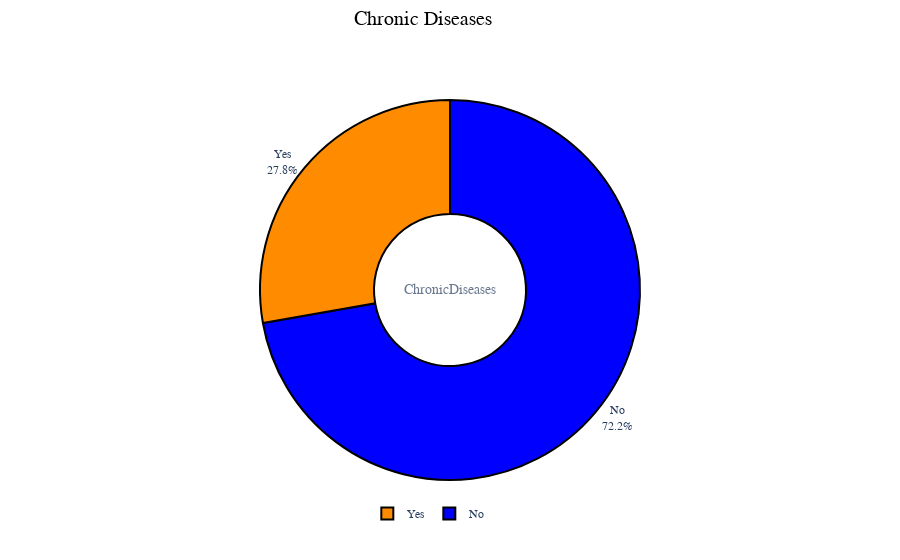

Notebook cell for this chart:
### Code cell
data['ChronicDiseases'].replace({0:'No',1:'Yes'},inplace=True)

fig = go.Figure(data=[go.Pie(labels=data['ChronicDiseases'], hole=.4)])
fig.add_annotation(text='ChronicDiseases',
                   x=0.5,y=0.5,showarrow=False,font_size=14,opacity=0.7,font_family='monospace')
fig.update_traces(hoverinfo='label+percent+value',
                  marker=dict(colors=['darkorange','blue'], line=dict(color='#000000', width=2)))
fig.update_layout(
    font_family='monospace',
    title=dict(text='Chronic Diseases',x=0.47,y=0.98,
               font=dict(color='black',size=20)),
    legend=dict(x=0.37,y=-0.05,orientation='h',traceorder='reversed'),
    hoverlabel=dict(bgcolor='white'))
fig.update_traces(textposition='outside', textinfo='percent+label')
fig.show()

### Figure 1 — Plotly figure (JSON) as saved in the notebook; plotly's stock layout.template omitted (floating-point values rounded to 4 significant figures; data arrays with more than 128 entries replaced by an {"elided": "..."} marker saying what was removed)
{"data": [{"hole": 0.4, "hoverinfo": "label+percent+value", "labels": {"elided": "1987 str values"}, "marker": {"colors": ["darkorange", "blue"], "line": {"color": "#000000", "width": 2}}, "textinfo": "percent+label", "textposition": "outside", "type": "pie"}], "layout": {"annotations": [{"font": {"family": "monospace", "size": 14}, "opacity": 0.7, "showarrow": false, "text": "ChronicDiseases", "x": 0.5, "y": 0.5}], "font": {"family": "monospace"}, "hoverlabel": {"bgcolor": "white"}, "legend": {"orientation": "h", "traceorder": "reversed", "x": 0.37, "y": -0.05}, "title": {"font": {"color": "black", "size": 20}, "text": "Chronic Diseases", "x": 0.47, "y": 0.98}}}
